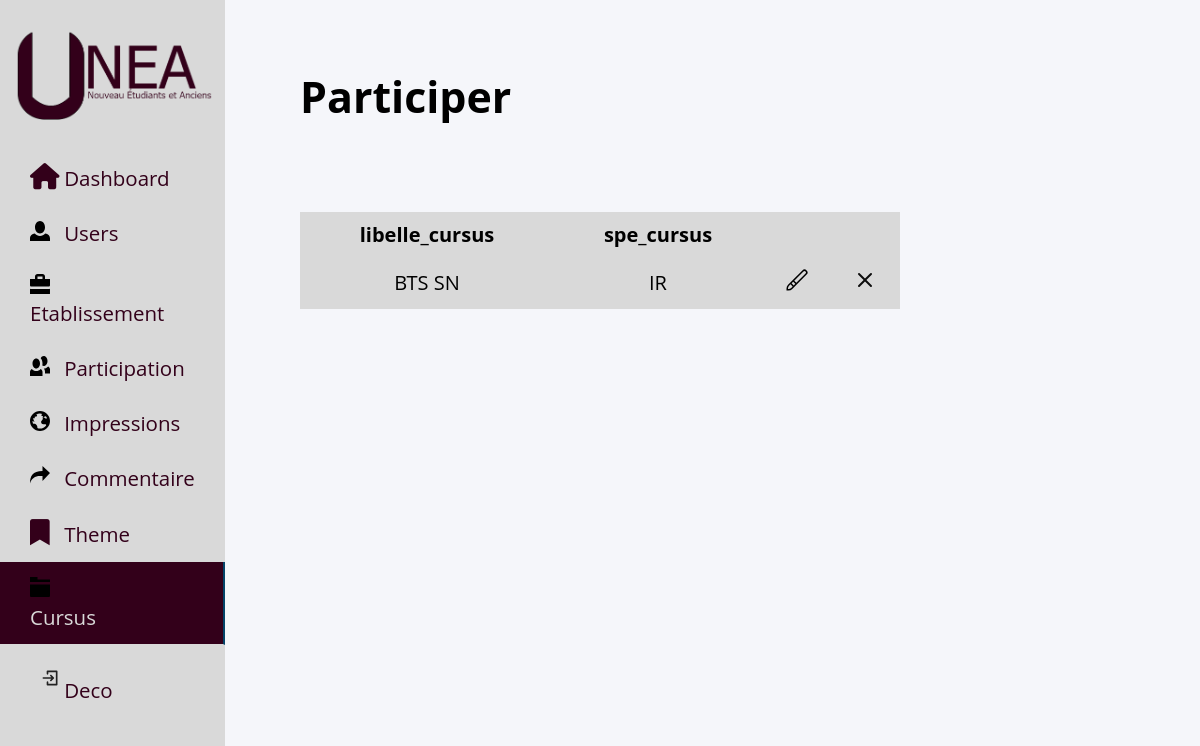
The page /admin/cursus_admin.php on the database as committed earlier.
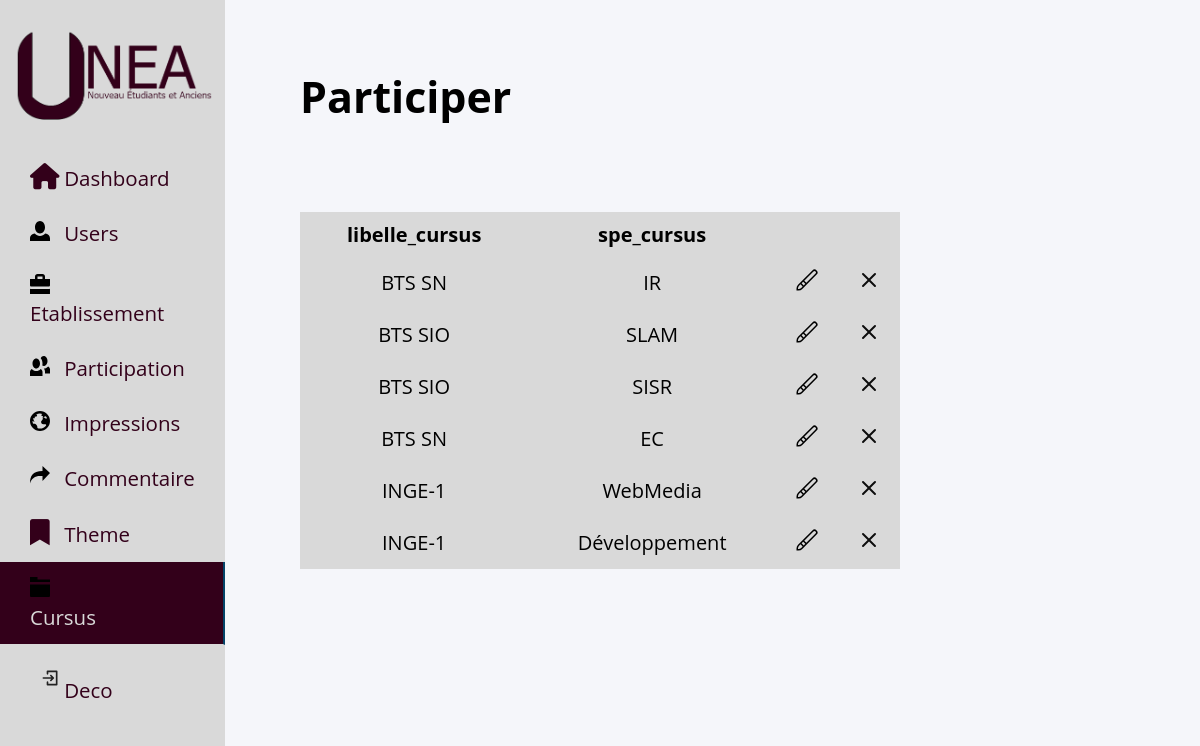
The same page on the database as committed later.
### tables this page shows
CREATE TABLE IF NOT EXISTS `cursus` (
  `id_cursus` int NOT NULL AUTO_INCREMENT,
  `libelle_cursus` varchar(250) DEFAULT NULL,
  `spe_cursus` varchar(50) DEFAULT NULL,
  PRIMARY KEY (`id_cursus`)
);

### admin/cursus_admin.php (the view, shortened to what this page needs)
<!DOCTYPE html>
<html lang="en">
<head>
    <link rel="stylesheet" href="../assets/css/admin.css">
    <link rel="stylesheet" href="https://cdnjs.cloudflare.com/ajax/libs/font-awesome/6.0.0/css/all.min.css">
</head>
<body>
<?php include('../include/bdd.php');
      include "../include/nav-admin.php";
      $sql_participer="SELECT * FROM cursus";
    $req=$bdd->query($sql_participer);
    $req->execute();
    $resultat=$req->fetchAll();
?>
      <div class="container_user">
      <h2>Participer</h2>
    <table>
        <tr>
            <th>libelle_cursus</th>
            <th>spe_cursus</th>
            <th></th>
        </tr>
        <?php
        foreach ($resultat as $row) {?>
                        <tr>
                <td> <?=$row["libelle_cursus"]?> </td>
                <td><?=$row["spe_cursus"] ?> </td>
                <td><button id="menu" form="form" ><img src="../icone/paint-brush-alt.svg"></button><button type="submit" id="submit" form="form1" style="display: none;"><img src="../icone/check.svg"></button></td>
                <td><button id="" ><img src="../icone/close.svg"></button></td>
              </tr>
            <?php }
                ?>
                </table>
 </div>

Rows that differ between the two databases and show on the page:
added cursus: libelle_cursus "BTS SIO", spe_cursus "SLAM"
added cursus: libelle_cursus "BTS SIO", spe_cursus "SISR"
added cursus: libelle_cursus "BTS SN", spe_cursus "EC"
added cursus: libelle_cursus "INGE-1", spe_cursus "WebMedia"
added cursus: libelle_cursus "INGE-1", spe_cursus "Développement"
